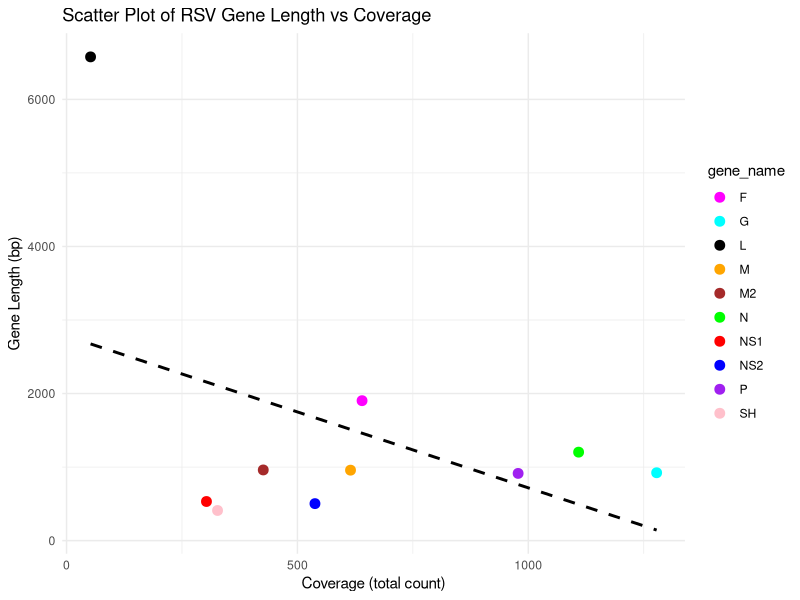

Reproduce this figure in R.
library(ggplot2)

# Data from database
data <- data.frame(
  gene_name = c("NS1", "NS2", "N", "P", "M", "SH", "G", "F", "M2", "L"),
  gene_length = c(532, 503, 1203, 914, 958, 410, 923, 1903, 961, 6578),
  coverage = c(303, 538, 1109, 978, 615, 327, 1278, 640, 426, 52)
)

print(data)

# Scatter plot with a regression line and correlation coefficient
plot <- ggplot(data, aes(x = coverage, y = gene_length, color = gene_name)) +
  geom_point(size = 3) +  # Set size of points
  geom_smooth(method = "lm", se = FALSE, color = "black", linetype = "dashed") +  # Add regression line
  labs(
    x = "Coverage (total count)",
    y = "Gene Length (bp)",
    title = "Scatter Plot of RSV Gene Length vs Coverage"
  ) +
  theme_minimal() +
  scale_color_manual(values = c("NS1" = "red", "NS2" = "blue", "N" = "green",
                                "P" = "purple", "M" = "orange", "SH" = "pink",
                                "G" = "cyan", "F" = "magenta", "M2" = "brown",
                                "L" = "black"))

print(plot)

# Calculate the correlation coefficient
correlation <- cor(data$coverage, data$gene_length)
print(paste("Correlation coefficient:", round(correlation, 2)))
